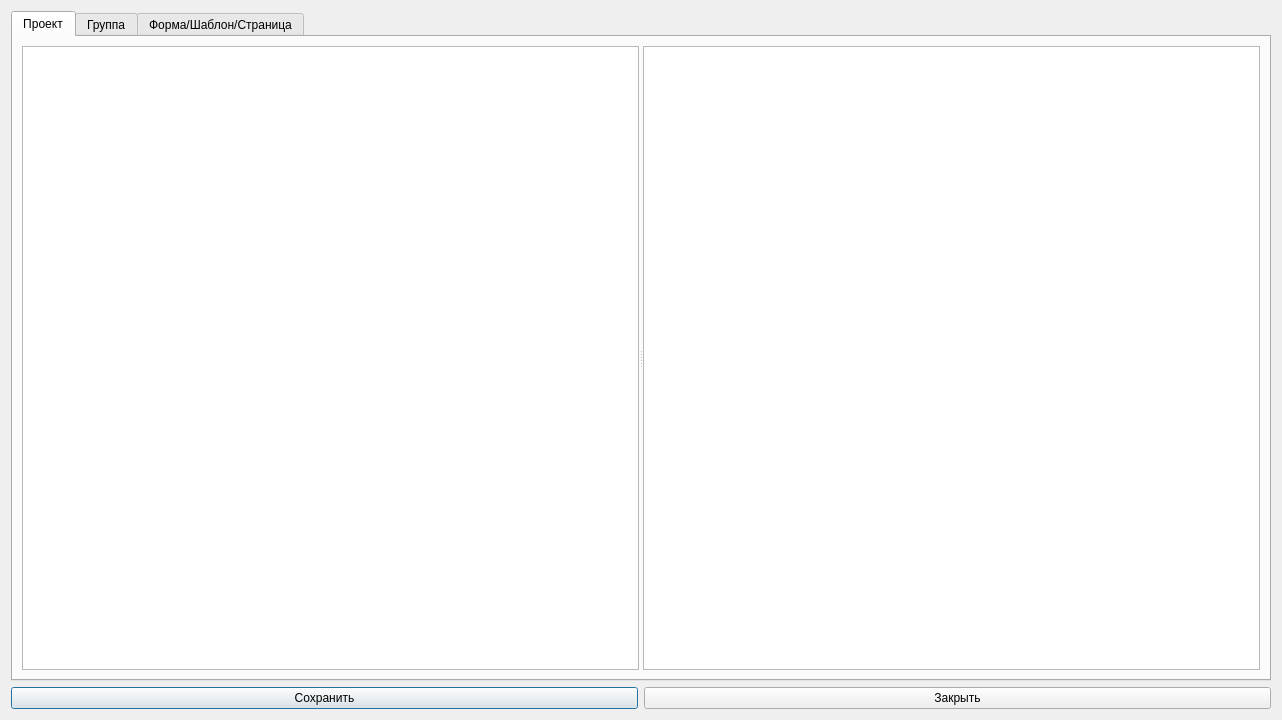
<?xml version="1.0" encoding="UTF-8"?>
<ui version="4.0">
 <class>TagsListDialog</class>
 <widget class="QDialog" name="TagsListDialog">
  <property name="windowModality">
   <enum>Qt::ApplicationModal</enum>
  </property>
  <property name="geometry">
   <rect>
    <x>0</x>
    <y>0</y>
    <width>1282</width>
    <height>720</height>
   </rect>
  </property>
  <property name="windowTitle">
   <string>Редактор тегов проекта</string>
  </property>
  <property name="windowIcon">
   <iconset resource="../../resources.qrc">
    <normaloff>:/icons/resources/icons/text-editor.svg</normaloff>:/icons/resources/icons/text-editor.svg</iconset>
  </property>
  <layout class="QVBoxLayout" name="verticalLayout_2">
   <item>
    <widget class="QTabWidget" name="tabwidget">
     <property name="currentIndex">
      <number>0</number>
     </property>
     <widget class="QWidget" name="tab_project">
      <attribute name="title">
       <string>Проект</string>
      </attribute>
      <layout class="QVBoxLayout" name="verticalLayout_4" stretch="1">
       <item>
        <widget class="QSplitter" name="splitter_project">
         <property name="orientation">
          <enum>Qt::Horizontal</enum>
         </property>
         <widget class="QTableWidget" name="table_editor_project_tags"/>
         <widget class="QTableWidget" name="table_project_tags"/>
        </widget>
       </item>
      </layout>
     </widget>
     <widget class="QWidget" name="tab_group">
      <attribute name="title">
       <string>Группа</string>
      </attribute>
      <layout class="QVBoxLayout" name="verticalLayout_3">
       <item>
        <widget class="QComboBox" name="combox_groups"/>
       </item>
       <item>
        <widget class="QSplitter" name="splitter_group">
         <property name="midLineWidth">
          <number>0</number>
         </property>
         <property name="orientation">
          <enum>Qt::Horizontal</enum>
         </property>
         <widget class="QTableWidget" name="table_editor_group_tags"/>
         <widget class="QTableWidget" name="table_group_tags"/>
        </widget>
       </item>
      </layout>
     </widget>
     <widget class="QWidget" name="tab_form_template_page">
      <attribute name="title">
       <string>Форма/Шаблон/Страница</string>
      </attribute>
      <layout class="QVBoxLayout" name="verticalLayout_5" stretch="0,1">
       <item>
        <layout class="QHBoxLayout" name="hl_combox" stretch="0,0,0">
         <property name="sizeConstraint">
          <enum>QLayout::SetDefaultConstraint</enum>
         </property>
         <item>
          <widget class="QComboBox" name="combox_forms"/>
         </item>
         <item>
          <widget class="QComboBox" name="combox_templates"/>
         </item>
         <item>
          <widget class="QComboBox" name="combox_pages"/>
         </item>
        </layout>
       </item>
       <item>
        <widget class="QSplitter" name="splitter_ftp">
         <property name="orientation">
          <enum>Qt::Horizontal</enum>
         </property>
         <widget class="QTableWidget" name="table_editor_ftp_tags"/>
         <widget class="QTableWidget" name="table_ftp_tags"/>
        </widget>
       </item>
      </layout>
     </widget>
    </widget>
   </item>
   <item>
    <layout class="QHBoxLayout" name="hl_buttons">
     <item>
      <widget class="QPushButton" name="btn_save">
       <property name="text">
        <string>Сохранить</string>
       </property>
       <property name="icon">
        <iconset resource="../../resources.qrc">
         <normaloff>:/icons/resources/icons/save.svg</normaloff>:/icons/resources/icons/save.svg</iconset>
       </property>
      </widget>
     </item>
     <item>
      <widget class="QPushButton" name="btn_close">
       <property name="text">
        <string>Закрыть</string>
       </property>
       <property name="icon">
        <iconset resource="../../resources.qrc">
         <normaloff>:/icons/resources/icons/close.svg</normaloff>:/icons/resources/icons/close.svg</iconset>
       </property>
      </widget>
     </item>
    </layout>
   </item>
  </layout>
 </widget>
 <resources>
  <include location="../../resources.qrc"/>
 </resources>
 <connections/>
</ui>
